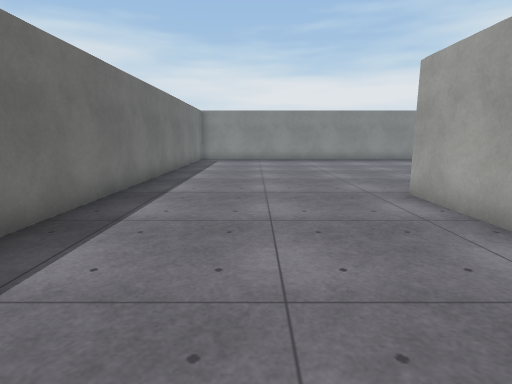
view 1 (above)

19 first-person views from a walk through a Unity game level. The camera is 1.3 m above the floor, tilts 10° down and sees 80° across. The floor is counted in squares, 1 m on a side. Each view is taken from the middle of a square. On the plan, view 1 faces up. The plan holds only what a view shows up to about 14 squares ahead; the rest is blank. The player character is not drawn. Door leaves are left out, so doorways stand open. Surface patterns are stand-ins for the level's own textures.

view 2
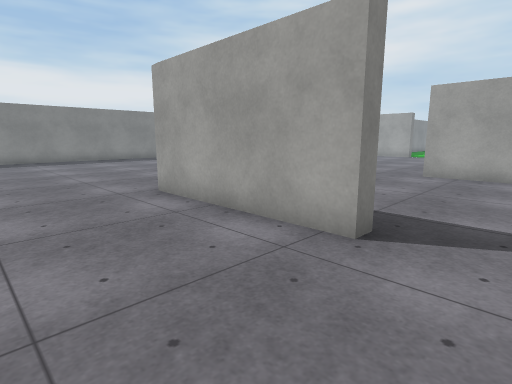

view 3
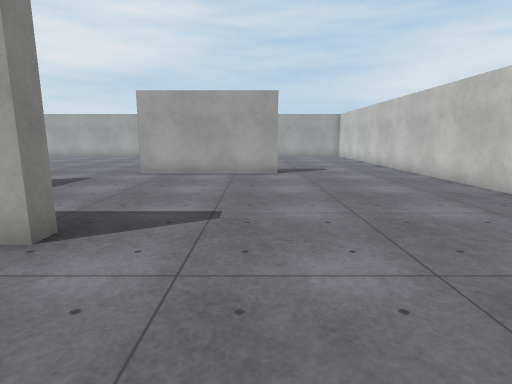

view 4
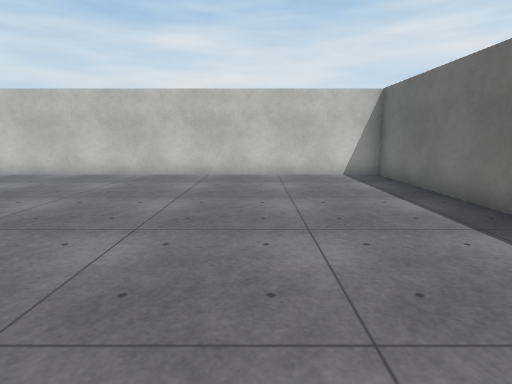

view 5
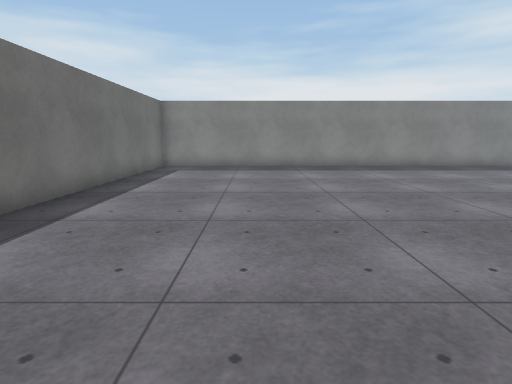

view 6
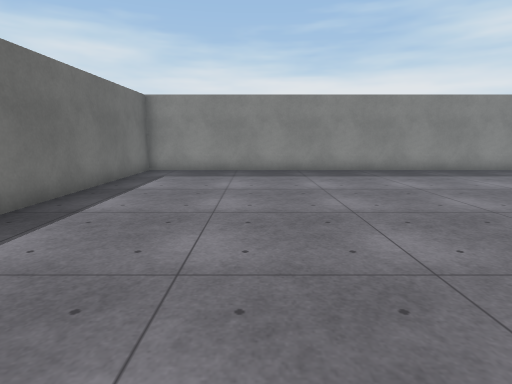

view 7
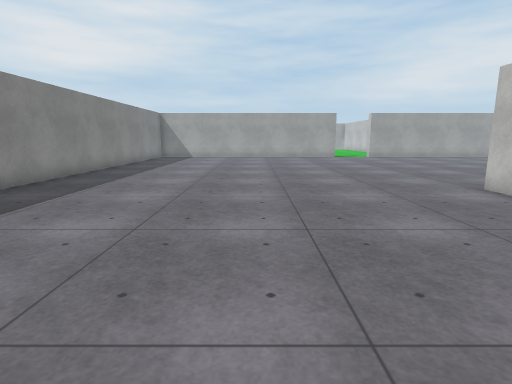

view 8
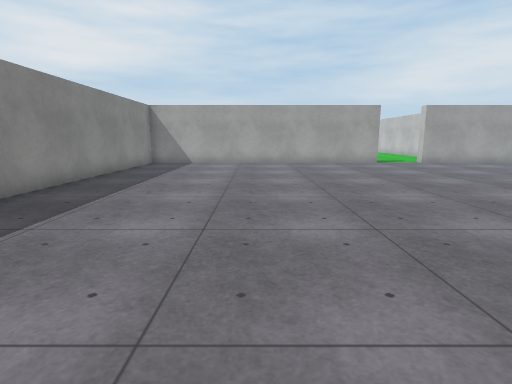

view 9
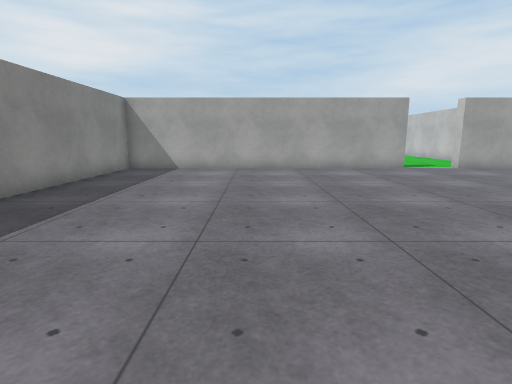

view 10
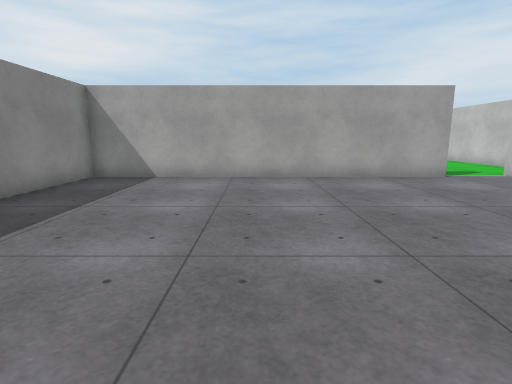

view 11
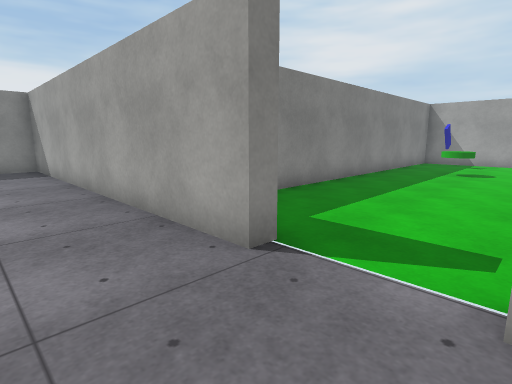

view 12
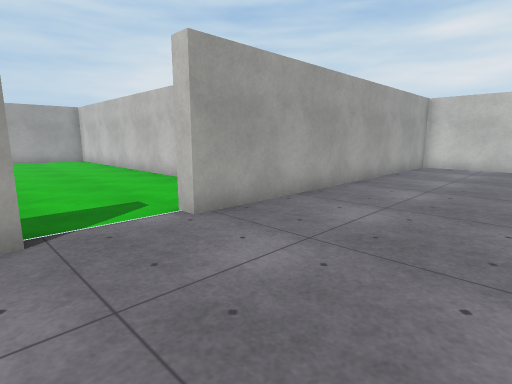

view 13
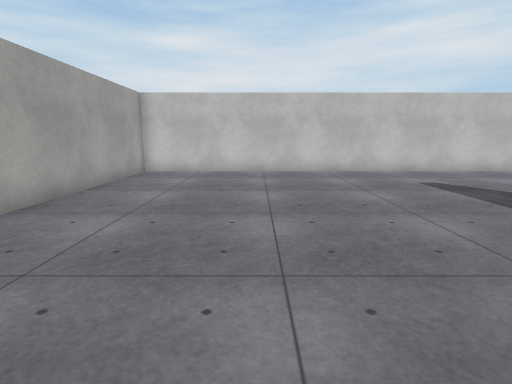

view 14
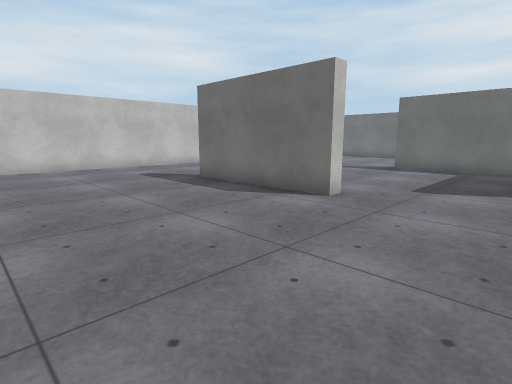

view 15
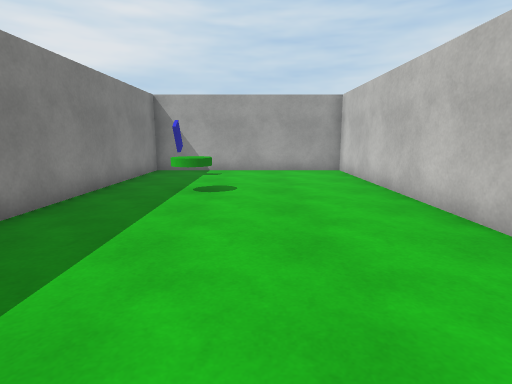

view 16
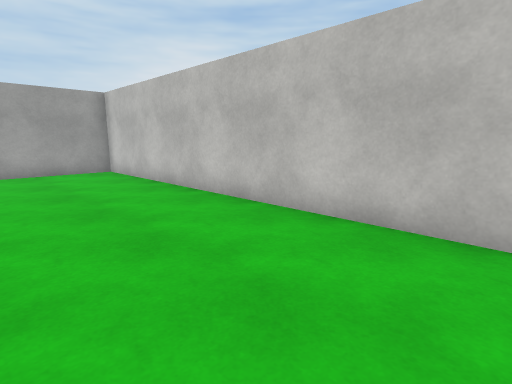

view 17
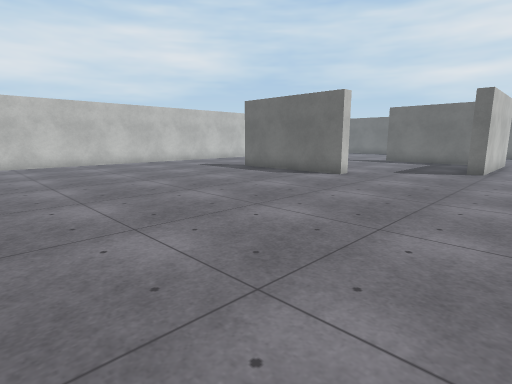

view 18
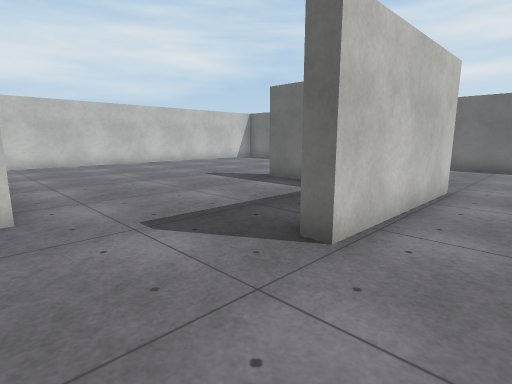

view 19
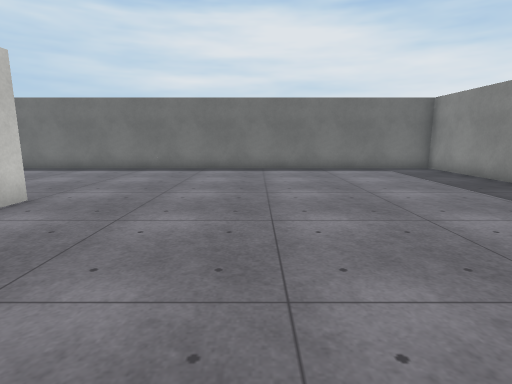

### Floor plan
Ten units are one square. View 1 is at (0, 0); x grows to the right and y downward. Boxes are objects, and circles mark ways between rooms. Rooms are numbered by the first view taken in them; rooms with no view inside come last. Other rooms are left out.
<svg viewBox="-39 -201 419 276">
<path fill="none" stroke="#000" d="M41 -59 41 -18 36 -18 36 -72 88 -71 88 -66M114 19 114 -33 119 -33 119 19M230 -75 224 -75 224 -196 -34 -196 -34 -18M-34 11 -34 70 224 70 224 -51 230 -51M252 -26 375 -26 375 -101 258 -101"/>
<rect x="325" y="-85" width="10" height="10" fill="#bbb"><title>green disc</title></rect>
<circle cx="230" cy="-65" r="3" fill="#2a7"/>
<text x="100" y="-70">1</text>
<text x="300" y="-60">2</text>
</svg>
Room 1 opens to room 2.

Where each view was taken, in squares from view 1:
view 1: 0 up, 0 right, facing up
view 2: 0 up, 0 right, facing up-right
view 3: 1 down, 0 right, facing right
view 4: 4 up, 1 right, facing down
view 5: 5 up, 1 right, facing up
view 6: 7 up, 1 right, facing up
view 7: 13 up, 1 right, facing right
view 8: 14 up, 6 right, facing right
view 9: 14 up, 9 right, facing right
view 10: 14 up, 12 right, facing right
view 11: 5 up, 20 right, facing up-right
view 12: 8 up, 18 right, facing down-right
view 13: 5 up, 18 right, facing down
view 14: 7 up, 18 right, facing down-left
view 15: 6 up, 25 right, facing right
view 16: 7 up, 25 right, facing down-right
view 17: 9 up, 22 right, facing down-left
view 18: 9 up, 12 right, facing down-left
view 19: 12 up, 10 right, facing left
